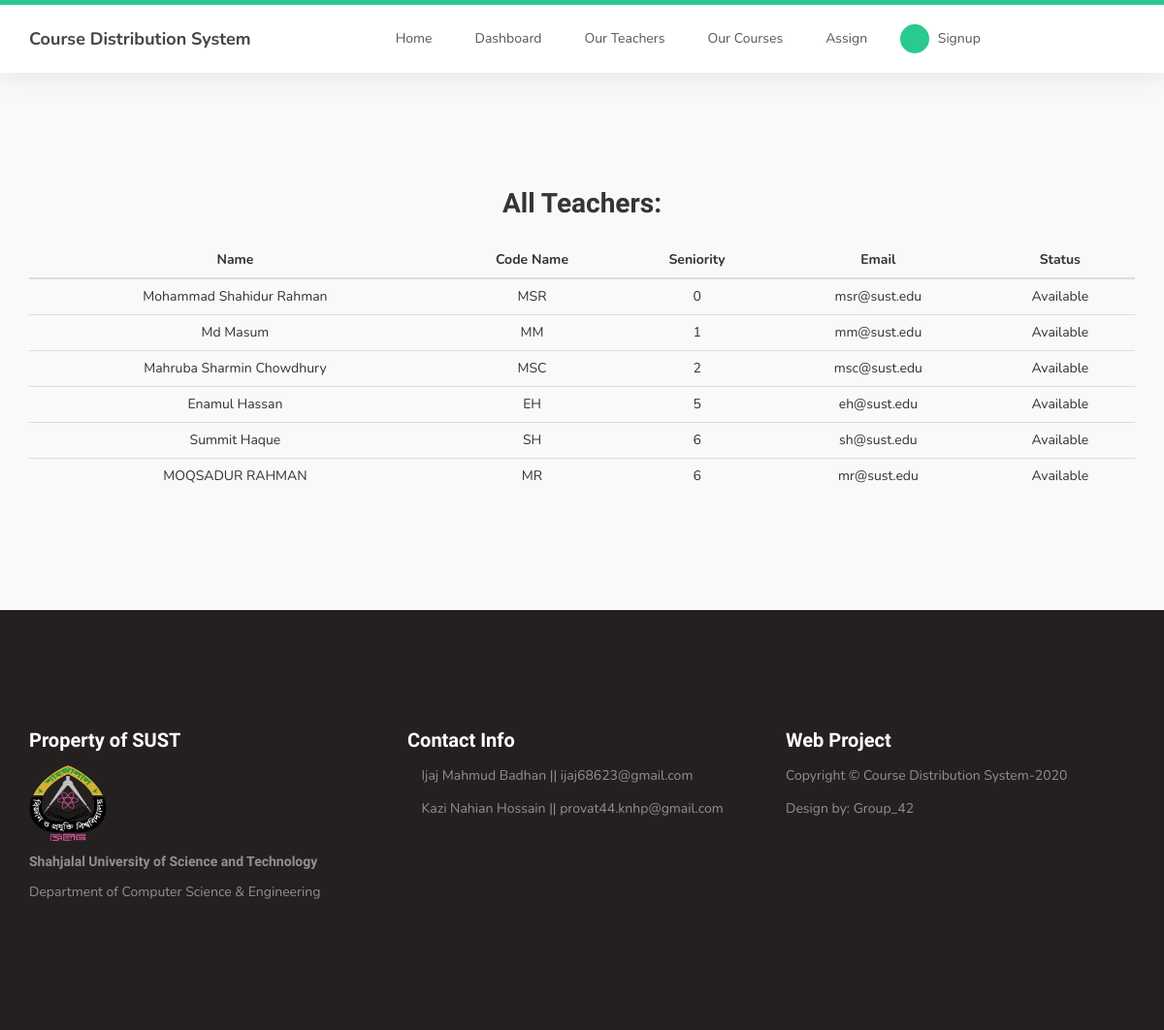
The page /allteachers/ on the database its author committed.
### SUST_CDS/courseDist/models.py (models this page shows, shortened)
class Teacher(models.Model):
	name = models.CharField(max_length=100)
	code_name = models.CharField(max_length=10,primary_key=True)
	seniority = models.PositiveIntegerField() # Most Senior teacher has the least seniority number and vice-versa.
	email = models.EmailField(default=" ")
	isActive = models.BooleanField(default=True)

### SUST_CDS/courseDist/views.py (the view)
# urls.py: path('allteachers/',views.allteachers,name="allteachers"),
def allteachers(request):
	teachers = Teacher.objects.all()
	tl = [t for t in teachers]
	def f(t):
		return t.seniority
	tl.sort(key=f)
	context = {
		'teachers' : tl
	}
	return render(request,'courseDist/allteachers.html',context)

### SUST_CDS/courseDist/templates/courseDist/allteachers.html
{% extends "courseDist/base.html" %}
{% block content %}
	<section id="team">
		<div class="container">
		<div class="row">
			<div class="col-md-12 col-sm-12">
				<h2>All Teachers:</h2>
				<table class="table">
				<thead class="thead-dark">
					<tr>
						<th scope="col"><center>Name</center></th>
						<th scope="col"><center>Code Name</center></th>
						<th scope="col"><center>Seniority</center></th>
						<th scope="col"><center>Email</center></th>
						<th scope="col"><center>Status</center></th>
					</tr>
					{% for teacher in teachers %}
					<tr>
						<td>{{ teacher.name }}</td>
						<td>{{ teacher.code_name }}</td>
						<td>{{ teacher.seniority }}</td>
						<td>{{ teacher.email }}</td>
						{% if teacher.isActive %}
							<td>Available</td>
						{% else %}
							<td>Unavailable</td>
						{% endif %}
					</tr>
					{% endfor %}
				</table>
			</div>
		</div>
		</div>
	</section>
{% endblock content %}

### rows shown on the page
Teacher: name "Mohammad Shahidur Rahman", code_name "MSR", seniority "0", email "msr@sust.edu", isActive "Available"
Teacher: name "Md Masum", code_name "MM", seniority "1", email "mm@sust.edu", isActive "Available"
Teacher: name "Mahruba Sharmin Chowdhury", code_name "MSC", seniority "2", email "msc@sust.edu", isActive "Available"
Teacher: name "Enamul Hassan", code_name "EH", seniority "5", email "eh@sust.edu", isActive "Available"
Teacher: name "Summit Haque", code_name "SH", seniority "6", email "sh@sust.edu", isActive "Available"
Teacher: name "MOQSADUR RAHMAN", code_name "MR", seniority "6", email "mr@sust.edu", isActive "Available"
